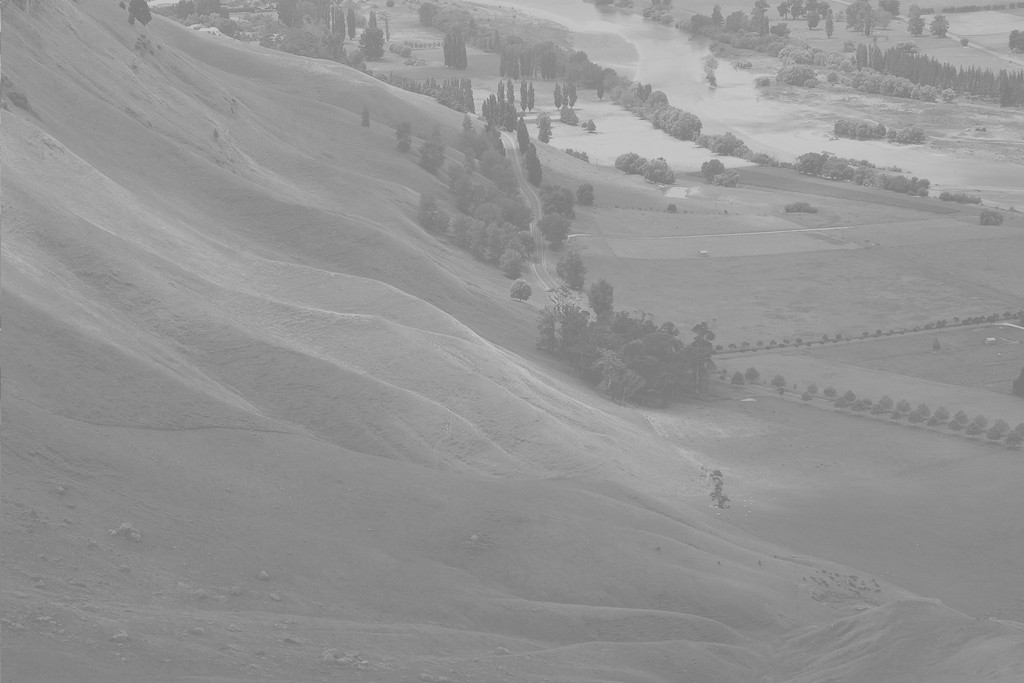
#> input picture python3/plotting/images/Unequalized_Hawkes_Bay_NZ.jpg, 1024 x 683 px
$ python greyscale_equalization.py
#> lines starting #> are read from the running program, lines starting #| are printed output that depends on the picture
import matplotlib.pyplot as plt
import numpy as np

# Question 1: Generate histogram of pdf of pixel intensity

# Load the image into an array: image
image = plt.imread('images/Unequalized_Hawkes_Bay_NZ.jpg')
#> image is the input picture: shape (683, 1024, 3); min 114, max 208, mean 148

# convert to grayscale for compatibility
image = image.mean(axis=2)
#> image: shape (683, 1024) float64

# Display image in top subplot using color map 'gray'
plt.subplot(2,1,1)
plt.title('Original image')
plt.axis('off')
plt.imshow(image, cmap='gray')
# Flatten the image into 1 dimension: pixels
pixels = image.flatten()

# Display a histogram of the pixels in the bottom subplot
plt.subplot(2,1,2)
plt.xlim((0,255))
plt.title('Normalized histogram')
plt.hist(pixels, bins=64, range=(0, 256), alpha=0.4, color='red', density=True)

# Display the plot
plt.show()
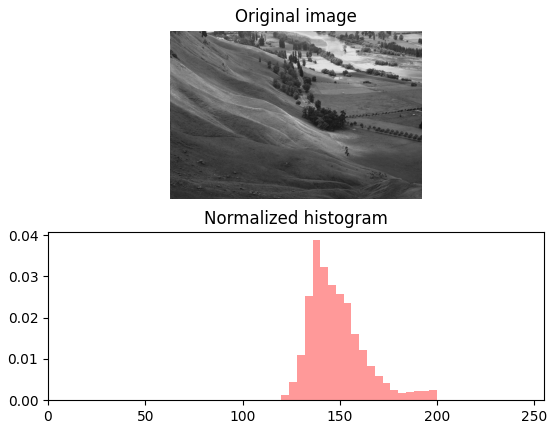
#> figure drawn by matplotlib, 2 panels; panel 2: tallest bar 0.0388 high, from x = 136 to 140

# Question 2: plot CDF against PDF of pixel intensities

# Load the image into an array: image
plt.figure()
# Display image in top subplot using color map 'gray'
plt.subplot(2, 1, 1)
plt.imshow(image, cmap='gray')
plt.title('Original image')
plt.axis('off')

# Flatten the image into 1 dimension: pixels
pixels = image.flatten()

# Display a histogram of the pixels in the bottom subplot
plt.subplot(2, 1, 2)
pdf = plt.hist(pixels, bins=64, range=(0, 256), density=False,
               color='red', alpha=0.4)
plt.grid('off')

# Use plt.twinx() to overlay the CDF in the bottom subplot
plt.twinx()

# Display a cumulative histogram of the pixels
cdf = plt.hist(pixels, bins=64, range=(0, 256),
               cumulative=True, density=True,
               color='blue', alpha=0.4)

# Specify x-axis range, hide axes, add title and display plot
plt.xlim((0, 256))
plt.grid('off')
plt.title('PDF & CDF (original image)')
plt.show()
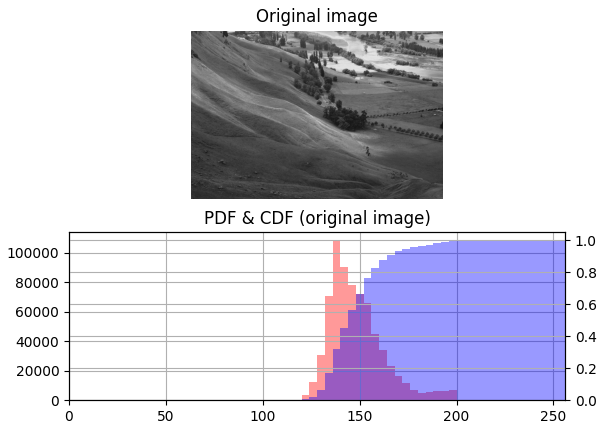
#> figure drawn by matplotlib, 3 panels; panel 2: tallest bar 108480 high, from x = 136 to 140

# Question 3: EQUALIZE THE IMAGE USING LINEAR INTERPOLATION
plt.figure()
plt.subplot(2, 1, 1)

# Generate a cumulative histogram
cdf, bins, patches = plt.hist(pixels, bins=256, range=(0,256), density=True, cumulative=True)
#> cdf = 256 values from 0 to 1; bins = 257 values from 0 to 256; patches = 256 items
new_pixels = np.interp(pixels, bins[:-1], cdf*255)  # use linear interpolation to map image pixels CDF to almost uniform CDF

# Reshape new_pixels as a 2-D array: new_image
new_image = new_pixels.reshape(image.shape)
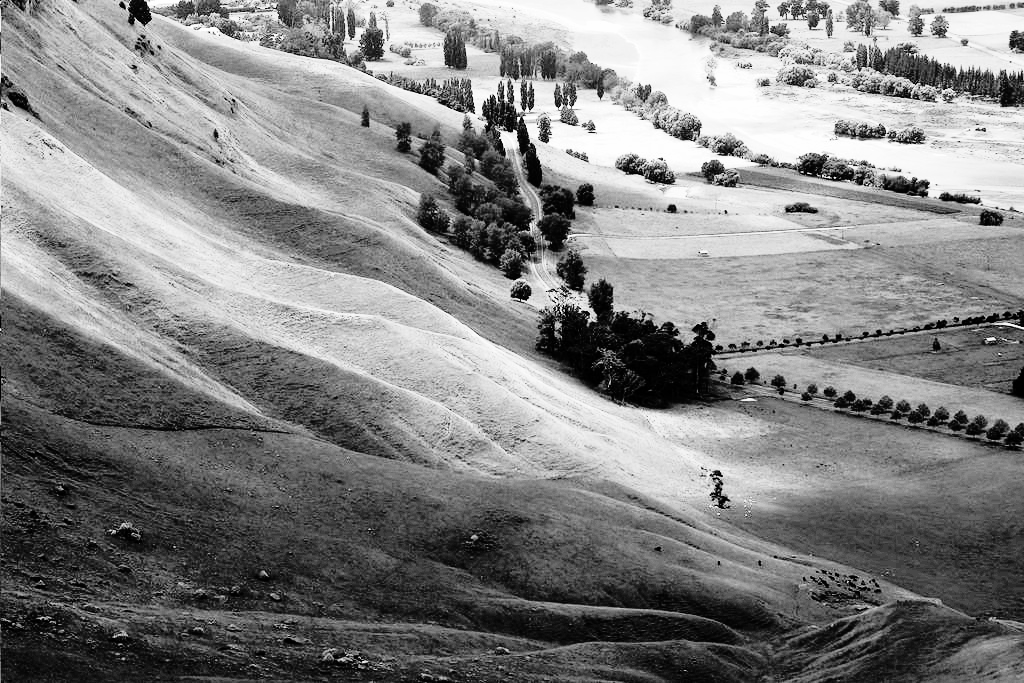
#> new_image: shape (683, 1024) float64; min 0.000365, max 255, mean 130.5; drawn with min black and max white

# Display the new image with 'gray' color map
plt.title('Equalized image')
plt.axis('off')
plt.imshow(new_image, cmap='gray')

# Question 4: Generate histogram of equalized pixels pdf and cdf

# Generate a histogram of the new pixels

plt.subplot(2,1,2)
pdf = plt.hist(new_pixels, bins=64, range=(0,256), density=False,
               color='red', alpha=0.4)
plt.grid('off')

# Use plt.twinx() to overlay the CDF in the bottom subplot
plt.twinx()
plt.xlim((0,256))
plt.grid('off')

# Add title
plt.title('PDF & CDF (equalized image)')

# Generate a cumulative histogram of the new pixels
cdf = plt.hist(new_pixels, bins=64, range=(0,256),
               cumulative=True, density=True,
               color='blue', alpha=0.4)
plt.show()
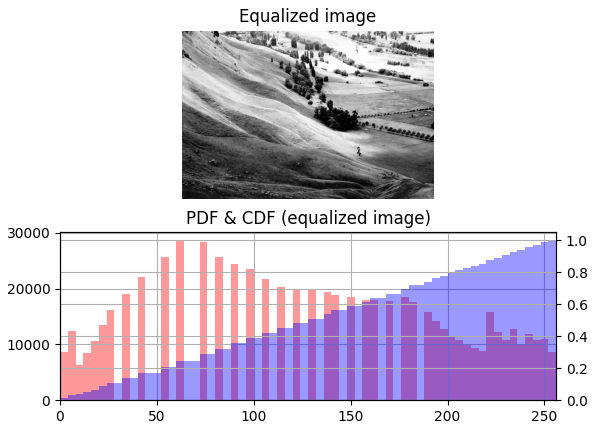
#> figure drawn by matplotlib, 3 panels; panel 2: tallest bar 28701 high, from x = 60 to 64; panel 3: tallest bar 1 high, from x = 252 to 256
